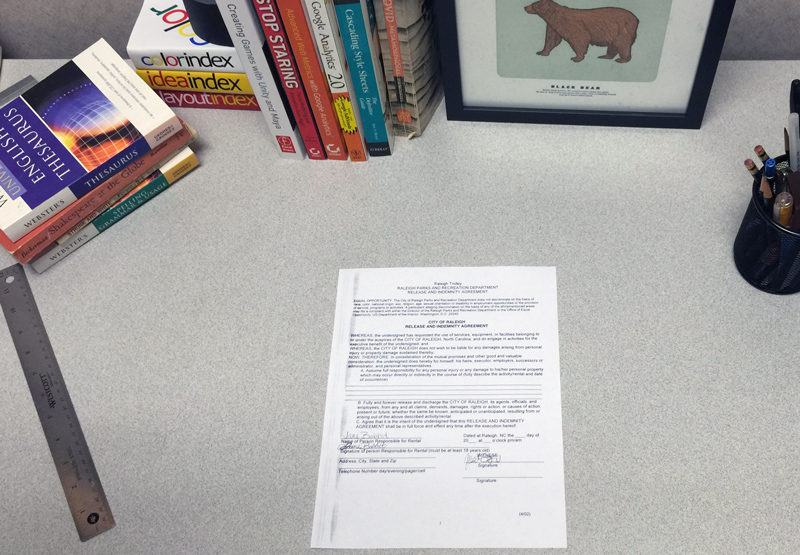
#> input picture Resources/document.jpg, 800 x 555 px
$ python project2.py
#> lines starting #> are read from the running program, lines starting #| are printed output that depends on the picture; after the words box and inside, x2 and y2 are one past the last pixel; in counts of white or black regions, pixels touching at a corner belong together
import cv2
import numpy as np
print("package Imported")

#######################################################
widthImg = 360
heightImg = 640
# [6 lines of commented-out code are left out]

def preProcessing(img):
    imgGray = cv2.cvtColor(img, cv2.COLOR_BGR2GRAY)
    imgBlur = cv2.GaussianBlur(imgGray, (5, 5), 1)
    imgCanny = cv2.Canny(imgBlur, 200, 200)
    kernel = np.ones((5, 5))
    imgDial = cv2.dilate(imgCanny, kernel, iterations=2)
    imgThres = cv2.erode(imgDial, kernel, iterations=1)
    return imgThres

def getContours(img):
    biggest = np.array([])
    maxArea = 0
    contours, hierarchy = cv2.findContours(img, cv2.RETR_EXTERNAL, cv2.CHAIN_APPROX_NONE)
    for cnt in contours:
        area = cv2.contourArea(cnt)
        if area > 5000:
            # cv2.drawContours(imgContour, cnt, -1, (255, 0, 0), 3)
            peri = cv2.arcLength(cnt, True)
            # print(peri)
            approx = cv2.approxPolyDP(cnt, 0.02*peri, True)
            if area > maxArea and len(approx) == 4:
                biggest = approx
                maxArea = area
    cv2.drawContours(imgContour, biggest, -1, (255, 0, 0), 20)
    return biggest


def reorder(myPoints):
    myPoints = myPoints.reshape((4, 2))
    myPointsNew = np.zeros((4, 1, 2), np.int32)
    add = myPoints.sum(1)
    print(add)
    myPointsNew[0] = myPoints[np.argmin(add)]
    myPointsNew[3] = myPoints[np.argmax(add)]
    diff = np.diff(myPoints, axis=1)
    myPointsNew[1] = myPoints[np.argmin(diff)]
    myPointsNew[2] = myPoints[np.argmax(diff)]
    print(myPointsNew)
    return myPointsNew

def getWrap(img, biggest):
    biggest = reorder(biggest)
    pts1 = np.float32(biggest)
    pts2 = np.float32([[0, 0], [widthImg, 0], [0, heightImg], [widthImg, heightImg]])
    matrix = cv2.getPerspectiveTransform(pts1, pts2)
    imgOutput = cv2.warpPerspective(img, matrix, (widthImg, heightImg))

    imageCropped = imgOutput[20: imgOutput.shape[0] - 20, 20: imgOutput.shape[1] - 20]
    imageCropped = cv2.resize(imageCropped, (widthImg, heightImg))
    return imageCropped

def stackImages(scale, imgArray):
    rows = len(imgArray)
    cols = len(imgArray[0])
    rowsAvailable = isinstance(imgArray[0], list)
    width = imgArray[0][0].shape[1]
    height = imgArray[0][0].shape[0]
    if rowsAvailable:
        for x in range(0, rows):
            for y in range(0, cols):
                if imgArray[x][y].shape[:2] == imgArray[0][0].shape[:2]:
                    imgArray[x][y] = cv2.resize(imgArray[x][y], (0, 0), None, scale, scale)
                else:
                    imgArray[x][y] = cv2.resize(imgArray[x][y], (imgArray[0][0].shape[1], imgArray[0][0].shape[0]),
                                                None, scale, scale)
                if len(imgArray[x][y].shape) == 2:
                    imgArray[x][y] = cv2.cvtColor(imgArray[x][y], cv2.COLOR_GRAY2BGR)
        imageBlank = np.zeros((height, width, 3), np.uint8)
        hor = [imageBlank] * rows
        hor_con = [imageBlank] * rows
        for x in range(0, rows):
            hor[x] = np.hstack(imgArray[x])
        ver = np.vstack(hor)
    else:
        for x in range(0, rows):
            if imgArray[x].shape[:2] == imgArray[0].shape[:2]:
                imgArray[x] = cv2.resize(imgArray[x], (0, 0), None, scale, scale)
            else:
                imgArray[x] = cv2.resize(imgArray[x], (imgArray[0].shape[1], imgArray[0].shape[0]), None, scale, scale)
            if len(imgArray[x].shape) == 2:
                imgArray[x] = cv2.cvtColor(imgArray[x], cv2.COLOR_GRAY2BGR)
        hor = np.hstack(imgArray)
        ver = hor
    return ver


while True:
    # success, img = cap.read()
    img = cv2.imread('Resources/document.jpg')
#> img is the input picture: shape (555, 800, 3); mean B, G, R 164.8, 165.4, 168.3
    cv2.resize(img, (widthImg, heightImg))
    imgContour = img.copy()

    imgThres = preProcessing(img)
#> in preProcessing, `imgGray = cv2.cvtColor(img, cv2.COLOR_BGR2GRAY)`:
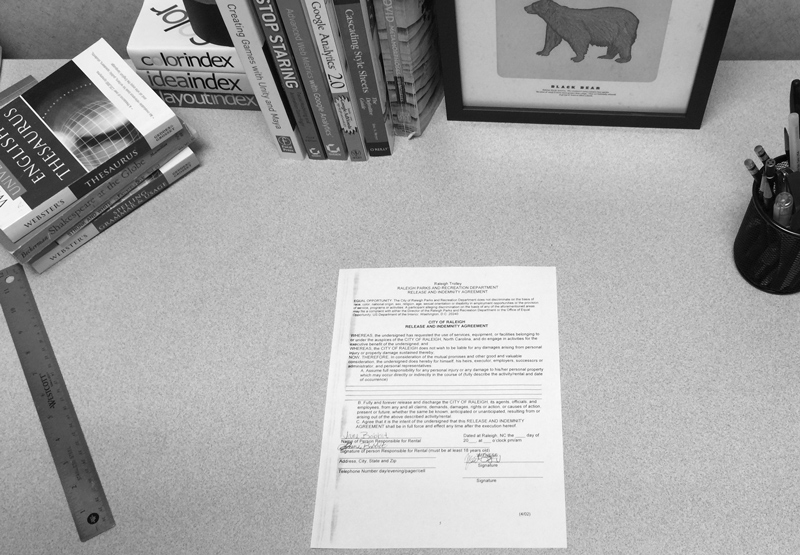
#> imgGray: shape (555, 800); min 0, max 255, mean 166.2
#> in preProcessing, `imgCanny = cv2.Canny(imgBlur, 200, 200)`:
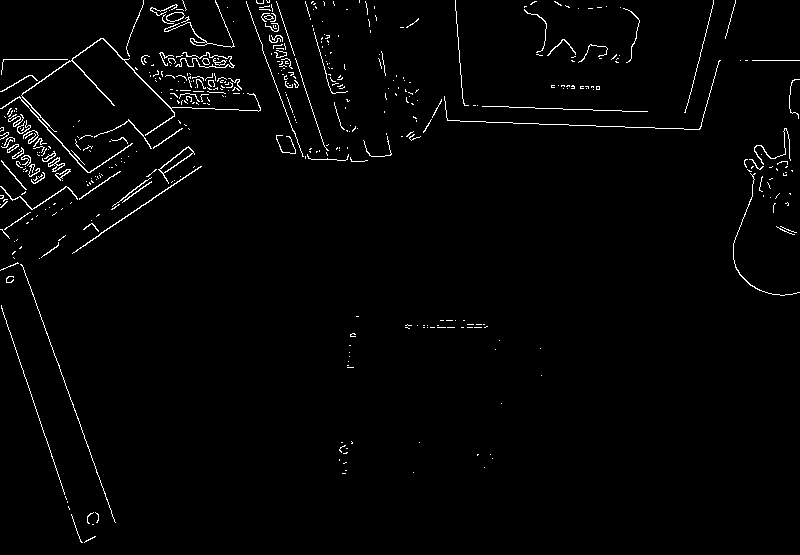
#> imgCanny: shape (555, 800); 1.9% white in thin lines or dots
#> in preProcessing, `imgDial = cv2.dilate(imgCanny, kernel, iterations=2)`:
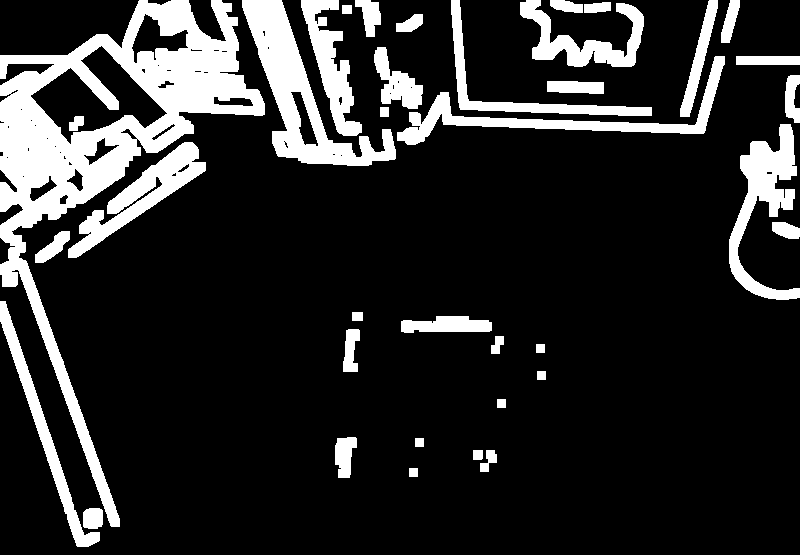
#> imgDial: shape (555, 800); 16.8% white; 37 white regions, largest, box (x1, y1, x2, y2) and area: (0, 0, 265, 527) 29802, (242, 0, 396, 166) 7748, (729, 124, 800, 300) 4713
#> in preProcessing, `imgThres = cv2.erode(imgDial, kernel, iterations=1)`:
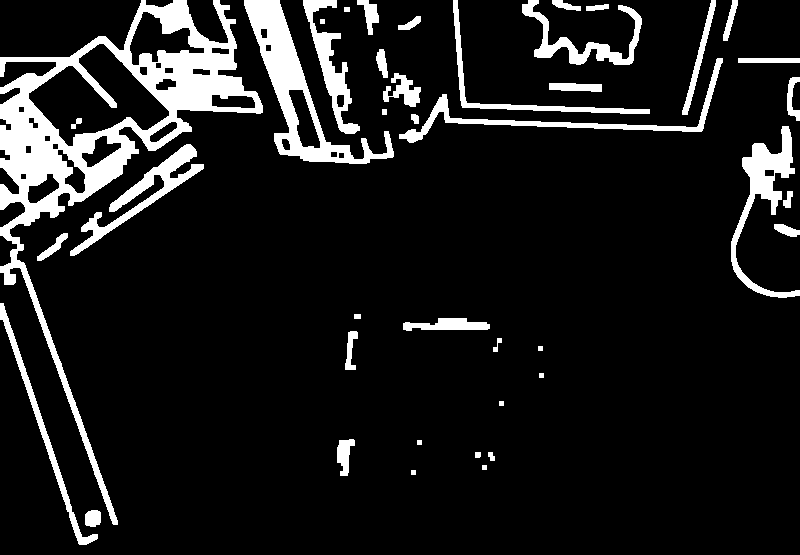
#> imgThres: shape (555, 800); 10.9% white; 42 white regions
    biggest = getContours(imgThres)
#> in getContours, `contours, hierarchy = cv2.findContours(img, cv2.RETR_EXTERNAL, cv2.CHA..`: contours = 41 contours, 7 with area under 20; largest, box (x1, y1, x2, y2) and area: (0, 0, 263, 525) 31738, (244, 0, 394, 164) 6562, (731, 126, 800, 298) 2778, (70, 144, 204, 256) 2393, (399, 58, 723, 143) 1966
#> the loop in getContours, `for cnt in contours:` made 41 passes
#> (area, peri) on passes 40 to 41: (6561.5, 673.7), (31738.5, 2333.3)
#> area on passes 1, 4, 5, 7, 11, 12: 211, 33, 24.5, 358, 33, 217.5
#> after the loop in getContours, `for cnt in contours:`: biggest = empty array; maxArea = 0
#> biggest = empty array
    if biggest.size != 0:
        imgWarped = getWrap(img, biggest)

        imageArray = ([img, imgThres],
                      [imgContour, imgWarped])
    else:
        imageArray = ([img, imgThres],
                      [img, img])

    stackImage = stackImages(0.6, imageArray)
#> in stackImages, `rows = len(imgArray)`: rows = 2
#> in stackImages, `rowsAvailable = isinstance(imgArray[0], list)`: rowsAvailable = True
#> in stackImages, `hor = [imageBlank] * rows`: hor = 2 items
#> in stackImages, `ver = np.vstack(hor)`:
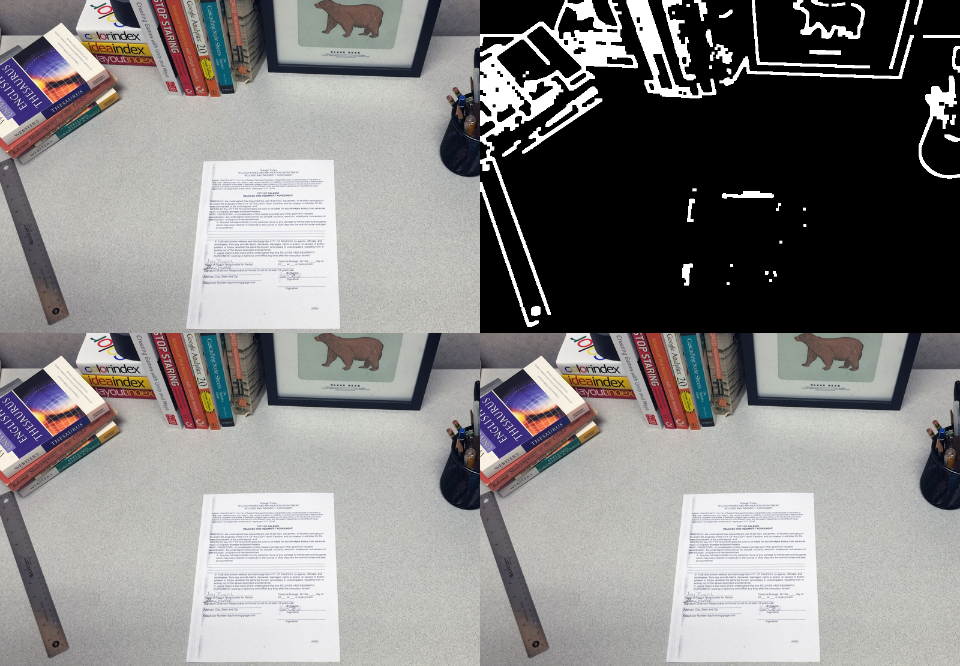
#> ver: shape (666, 960, 3); mean of channels 0, 1, 2 130.5, 131, 133.1; drawn as B, G, R

    cv2.imshow("WorkFlow", stackImage)
#> (the run stopped early here; a loop or call above may not have finished)
